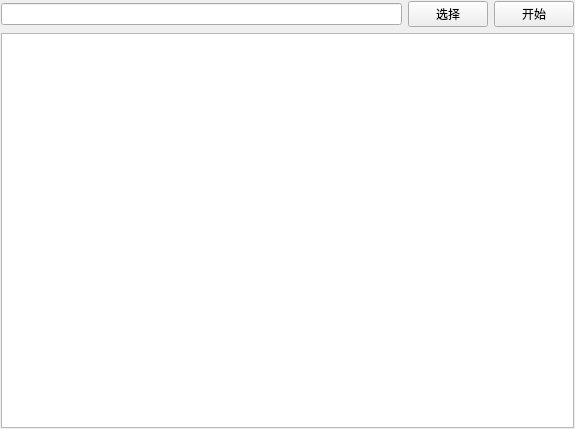
<?xml version="1.0" encoding="UTF-8"?>
<ui version="4.0">
 <class>Widget</class>
 <widget class="QWidget" name="Widget">
  <property name="geometry">
   <rect>
    <x>0</x>
    <y>0</y>
    <width>575</width>
    <height>429</height>
   </rect>
  </property>
  <property name="windowTitle">
   <string>Widget</string>
  </property>
  <layout class="QGridLayout" name="gridLayout">
   <property name="leftMargin">
    <number>1</number>
   </property>
   <property name="topMargin">
    <number>1</number>
   </property>
   <property name="rightMargin">
    <number>1</number>
   </property>
   <property name="bottomMargin">
    <number>1</number>
   </property>
   <item row="1" column="0">
    <widget class="QTextEdit" name="textEdit">
     <property name="styleSheet">
      <string notr="true">font: 12pt &quot;黑体&quot;;</string>
     </property>
    </widget>
   </item>
   <item row="0" column="0">
    <layout class="QHBoxLayout" name="horizontalLayout">
     <item>
      <widget class="QLineEdit" name="line_file"/>
     </item>
     <item>
      <widget class="QPushButton" name="pushButton">
       <property name="text">
        <string>选择</string>
       </property>
      </widget>
     </item>
     <item>
      <widget class="QPushButton" name="pushButton_2">
       <property name="text">
        <string>开始</string>
       </property>
      </widget>
     </item>
    </layout>
   </item>
  </layout>
 </widget>
 <resources/>
 <connections/>
</ui>
